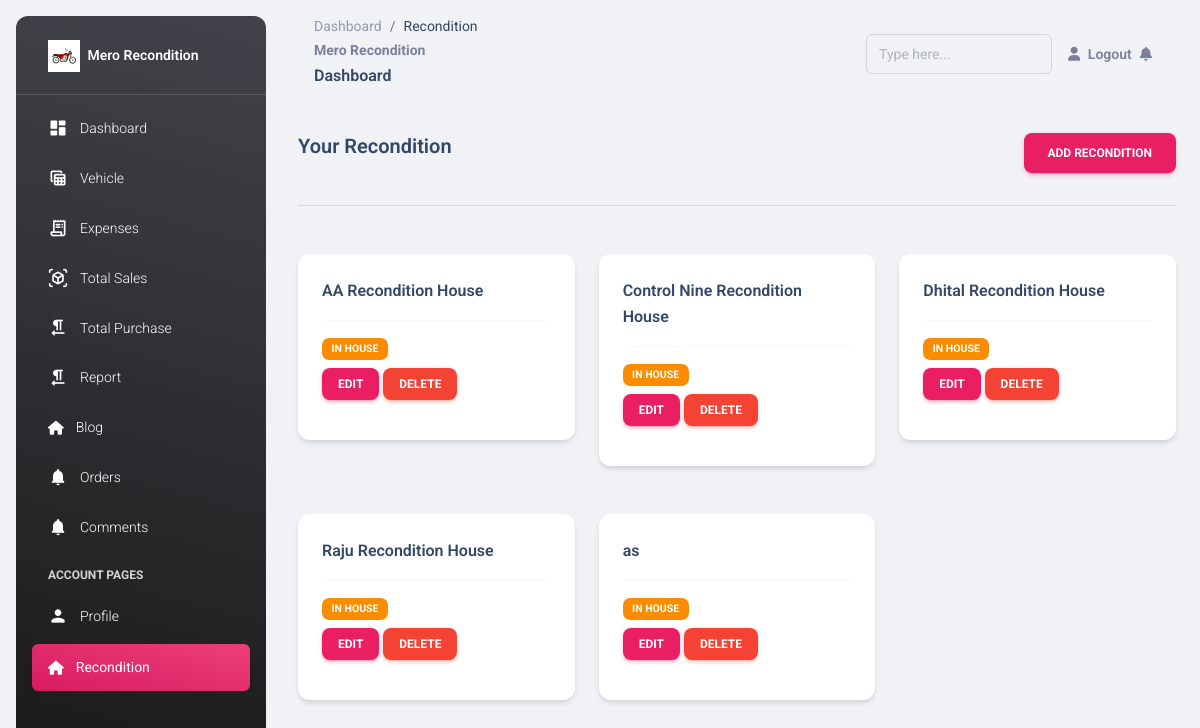
The app's page /owner/recondition, older data.
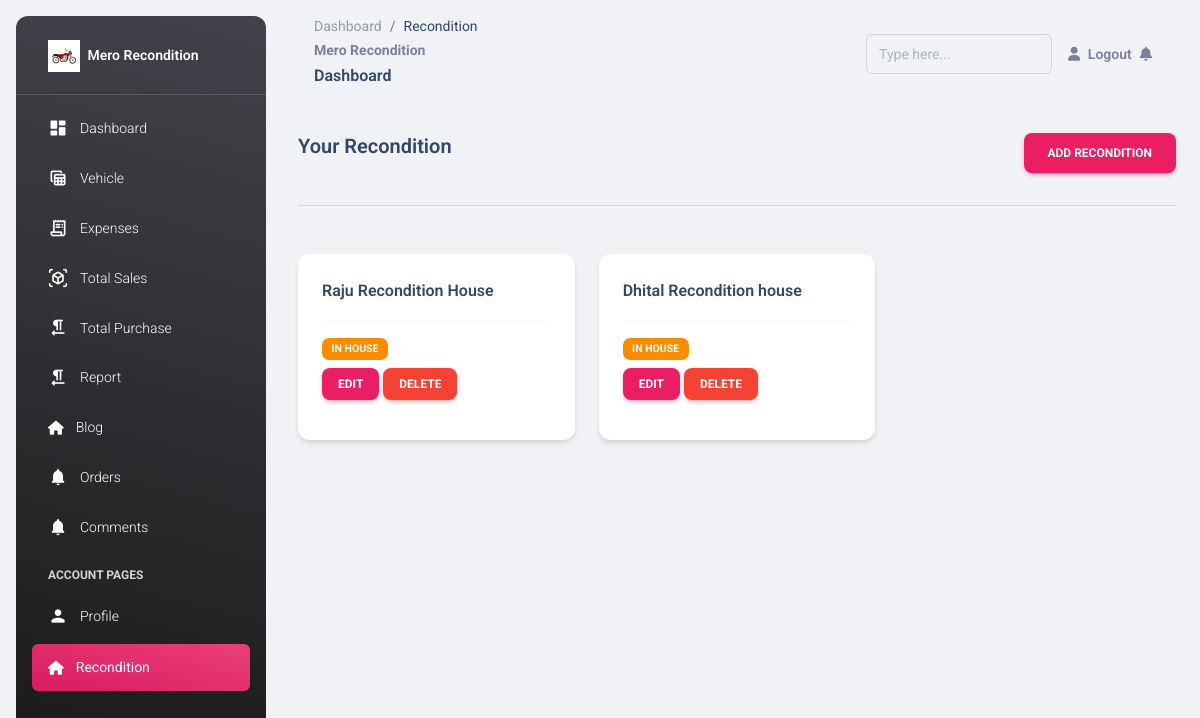
The same page, newer data.
### recon/models.py (models this page shows, shortened)
class Recondition(models.Model):
    id = models.AutoField(primary_key = True)
    admin = models.OneToOneField(CustomUser, on_delete=models.CASCADE)
    number = models.BigIntegerField(blank= True, null = True)
    recondition_name = models.CharField(max_length=200)
    slug = models.SlugField(max_length=200, unique = True)
    Temporary_address = models.CharField(max_length = 300)
    District = models.CharField(max_length = 50, default = 'Kathmandu')
    profile_pic = models.ImageField(upload_to = "Recondition", blank = True)
    verified = models.BooleanField(default=False)
    created_at = models.DateTimeField(auto_now_add= True)
    expire_on = models.DateField(blank= True, null = True)
    long = models.CharField(max_length = 30, blank = True, null = True)
    lat = models.CharField(max_length = 30, blank = True, null = True)
    call = models.IntegerField()
    objects = models.Manager()

### owner/views.py (the view)
# urls.py: path('recondition', views.ReconditionView.as_view(), name ="reconditonOwner"),
class ReconditionView(View):
    template_name = "owner/recondition.html"
    def get(self, request, *args, **kwagrs):
        dist =  {
            'recondition':Recondition.objects.all()
        }
        return render(request, self.template_name, dist)

### templates/owner/recondition.html (shortened to what this page needs)
{% extends 'owner/homepage.html' %}
{% block pages %}
    <ol class="breadcrumb bg-transparent mb-0 pb-0 pt-1 px-0 me-sm-6 me-5">
        <li class="breadcrumb-item text-sm"><a class="opacity-5 text-dark" href="{%url 'owner:homepage'%}">Dashboard</a></li>
        <li class="breadcrumb-item text-sm text-dark active" aria-current="page">Recondition</li>
    </ol>
{% endblock pages %}
{% block content %}
    <div class="container-fluid py-4">
        <div class="d-flex" style="justify-content:space-between;">
            <h5>Your Recondition</h5>
            <a href="{%url 'owner:addRecondition'%}">
                <button class="btn btn-primary">
                    Add Recondition
                </button>
            </a>
        </div>
        <hr>
        <div class="row mt-4">
            {% for i in recondition %}
              <div class="col-lg-4 col-md-4 mt-4 col-12 mb-4">
                <div class="card">
                  <div class="card-body">
                    <h6 class="mb-0 ">{{i.recondition_name}}</h6>
                    <hr class="dark horizontal">
                    <div >
                      <p class="mb-0 text-sm">
                        {% if i.sold_status %}
                        <span class="badge bg-primary">
                          Sold
                        </span>
                        {% else %}
                        <span class="badge bg-warning">
                          In House
                        </span>
                        {% endif %}
                      </p>
                      <div class="flex pt-2">
                        <a href="{%url 'owner:editRecondition' i.id%}">
                          <button class="btn btn-sm btn-primary">Edit</button>
                        </a>
                        <button class="btn btn-sm btn-danger" data-bs-toggle="modal" data-bs-target="#exampleModal{{i.id}}">Delete</button>
                      </div>
                    </div>
                  </div>
                </div>
              </div>
            {% endfor %}
          </div>
    </div>
{% endblock content %}

Row changes from the older to the newer data that the page shows:
removed Recondition: recondition_name "AA Recondition House"
removed Recondition: recondition_name "Control Nine Recondition House"
removed Recondition: recondition_name "Dhital Recondition House"
removed Recondition: recondition_name "as"
added Recondition: recondition_name "Dhital Recondition house"
